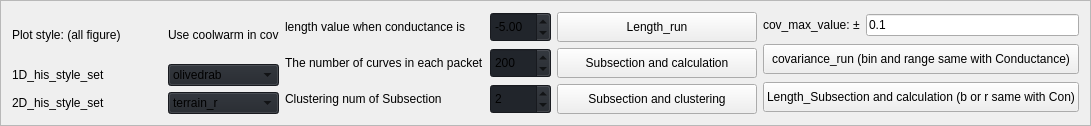
                          <widget class="QFrame" name="row_5">
                           <property name="minimumSize">
                            <size>
                             <width>60</width>
                             <height>30</height>
                            </size>
                           </property>
                           <property name="frameShape">
                            <enum>QFrame::StyledPanel</enum>
                           </property>
                           <property name="frameShadow">
                            <enum>QFrame::Raised</enum>
                           </property>
                           <layout class="QHBoxLayout" name="horizontalLayout_14">
                            <item>
                             <layout class="QGridLayout" name="gridLayout_9">
                              <property name="horizontalSpacing">
                               <number>6</number>
                              </property>
                              <item row="3" column="0">
                               <widget class="QLabel" name="label_19">
                                <property name="text">
                                 <string>2D_his_style_set</string>
                                </property>
                               </widget>
                              </item>
                              <item row="1" column="0">
                               <widget class="QLabel" name="label_21">
                                <property name="minimumSize">
                                 <size>
                                  <width>150</width>
                                  <height>0</height>
                                 </size>
                                </property>
                                <property name="maximumSize">
                                 <size>
                                  <width>150</width>
                                  <height>16777215</height>
                                 </size>
                                </property>
                                <property name="text">
                                 <string>1D_his_style_set</string>
                                </property>
                               </widget>
                              </item>
                              <item row="1" column="1">
                               <widget class="QComboBox" name="color_style_1d">
                                <property name="cursor">
                                 <cursorShape>PointingHandCursor</cursorShape>
                                </property>
                                <property name="styleSheet">
                                 <string notr="true">background-color: rgb(33, 37, 43);</string>
                                </property>
                                <item>
                                 <property name="text">
                                  <string>olivedrab</string>
                                 </property>
                                </item>
                                <item>
                                 <property name="text">
                                  <string>mediumpurple</string>
                                 </property>
                                </item>
                                <item>
                                 <property name="text">
                                  <string>orchid</string>
                                 </property>
                                </item>
                                <item>
                                 <property name="text">
                                  <string>lightslategray</string>
                                 </property>
                                </item>
                                <item>
                                 <property name="text">
                                  <string>chocolate</string>
                                 </property>
                                </item>
                                <item>
                                 <property name="text">
                                  <string>palegreen</string>
                                 </property>
                                </item>
                                <item>
                                 <property name="text">
                                  <string>darkgoldenrod</string>
                                 </property>
                                </item>
                                <item>
                                 <property name="text">
                                  <string>darkgoldenrod</string>
                                 </property>
                                </item>
                                <item>
                                 <property name="text">
                                  <string>antiquewhite</string>
                                 </property>
                                </item>
                                <item>
                                 <property name="text">
                                  <string>darkslategrey</string>
                                 </property>
                                </item>
                                <item>
                                 <property name="text">
                                  <string>antiquewhite</string>
                                 </property>
                                </item>
                                <item>
                                 <property name="text">
                                  <string>slategrey</string>
                                 </property>
                                </item>
                                <item>
                                 <property name="text">
                                  <string>lightsteelblue</string>
                                 </property>
                                </item>
                                <item>
                                 <property name="text">
                                  <string>violet</string>
                                 </property>
                                </item>
                                <item>
                                 <property name="text">
                                  <string>Green</string>
                                 </property>
                                </item>
                                <item>
                                 <property name="text">
                                  <string>Gray</string>
                                 </property>
                                </item>
                                <item>
                                 <property name="text">
                                  <string>Blue</string>
                                 </property>
                                </item>
                                <item>
                                 <property name="text">
                                  <string>Red</string>
                                 </property>
                                </item>
                                <item>
                                 <property name="text">
                                  <string>Orange</string>
                                 </property>
                                </item>
                                <item>
                                 <property name="text">
                                  <string>Purple</string>
                                 </property>
                                </item>
                               </widget>
                              </item>
                              <item row="3" column="1">
                               <widget class="QComboBox" name="color_style_2d">
                                <property name="cursor">
                                 <cursorShape>PointingHandCursor</cursorShape>
                                </property>
                                <property name="styleSheet">
                                 <string notr="true">background-color: rgb(33, 37, 43);</string>
                                </property>
                                <item>
                                 <property name="text">
                                  <string>terrain_r</string>
                                 </property>
                                </item>
                                <item>
                                 <property name="text">
                                  <string>gnuplot</string>
                                 </property>
                                </item>
                                <item>
                                 <property name="text">
                                  <string>jet</string>
                                 </property>
                                </item>
                                <item>
                                 <property name="text">
                                  <string>gray_r</string>
                                 </property>
                                </item>
                                <item>
                                 <property name="text">
                                  <string>afmhot</string>
                                 </property>
                                </item>
                                <item>
                                 <property name="text">
                                  <string>magma</string>
                                 </property>
                                </item>
                                <item>
                                 <property name="text">
                                  <string>viridis</string>
                                 </property>
                                </item>
                                <item>
                                 <property name="text">
                                  <string>coolwarm</string>
                                 </property>
                                </item>
                                <item>
                                 <property name="text">
                                  <string>ocean_r</string>
                                 </property>
                                </item>
                                <item>
                                 <property name="text">
                                  <string>PRGn</string>
                                 </property>
                                </item>
                                <item>
                                 <property name="text">
                                  <string>hot</string>
                                 </property>
                                </item>
                                <item>
                                 <property name="text">
                                  <string>cividis</string>
                                 </property>
                                </item>
                                <item>
                                 <property name="text">
                                  <string>plasma</string>
                                 </property>
                                </item>
                                <item>
                                 <property name="text">
                                  <string>flag</string>
                                 </property>
                                </item>
                                <item>
                                 <property name="text">
                                  <string>twilight</string>
                                 </property>
                                </item>
                                <item>
                                 <property name="text">
                                  <string>tab20c</string>
                                 </property>
                                </item>
                                <item>
                                 <property name="text">
                                  <string>hsv</string>
                                 </property>
                                </item>
                                <item>
                                 <property name="text">
                                  <string>gnuplot2</string>
                                 </property>
                                </item>
                                <item>
                                 <property name="text">
                                  <string>inferno</string>
                                 </property>
                                </item>
                                <item>
                                 <property name="text">
                                  <string>cool</string>
                                 </property>
                                </item>
                                <item>
                                 <property name="text">
                                  <string>spring</string>
                                 </property>
                                </item>
                                <item>
                                 <property name="text">
                                  <string>Accent</string>
                                 </property>
                                </item>
                                <item>
                                 <property name="text">
                                  <string>Blues</string>
                                 </property>
                                </item>
                                <item>
                                 <property name="text">
                                  <string>BrBG</string>
                                 </property>
                                </item>
                                <item>
                                 <property name="text">
                                  <string>BuGn</string>
                                 </property>
                                </item>
                                <item>
                                 <property name="text">
                                  <string>BuPu</string>
                                 </property>
                                </item>
                                <item>
                                 <property name="text">
                                  <string>CMRmap</string>
                                 </property>
                                </item>
                                <item>
                                 <property name="text">
                                  <string>Dark2</string>
                                 </property>
                                </item>
                                <item>
                                 <property name="text">
                                  <string>GnBu</string>
                                 </property>
                                </item>
                                <item>
                                 <property name="text">
                                  <string>Greens</string>
                                 </property>
                                </item>
                                <item>
                                 <property name="text">
                                  <string>Greys</string>
                                 </property>
                                </item>
                                <item>
                                 <property name="text">
                                  <string>OrRd</string>
                                 </property>
                                </item>
                                <item>
                                 <property name="text">
                                  <string>Oranges</string>
                                 </property>
                                </item>
                                <item>
                                 <property name="text">
                                  <string>Paired</string>
                                 </property>
                                </item>
                                <item>
                                 <property name="text">
                                  <string>Pastel1</string>
                                 </property>
                                </item>
                                <item>
                                 <property name="text">
                                  <string>Pastel2</string>
                                 </property>
                                </item>
                                <item>
                                 <property name="text">
                                  <string>PiYG</string>
                                 </property>
                                </item>
                                <item>
                                 <property name="text">
                                  <string>PuBuGn</string>
                                 </property>
                                </item>
                                <item>
                                 <property name="text">
                                  <string>PuOr</string>
                                 </property>
                                </item>
                                <item>
                                 <property name="text">
                                  <string>PuRd</string>
                                 </property>
                                </item>
                                <item>
                                 <property name="text">
                                  <string>Purples</string>
                                 </property>
                                </item>
                                <item>
                                 <property name="text">
                                  <string>RdBu</string>
                                 </property>
                                </item>
                                <item>
                                 <property name="text">
                                  <string>RdGy</string>
                                 </property>
                                </item>
                                <item>
                                 <property name="text">
                                  <string>RdPu</string>
                                 </property>
                                </item>
                                <item>
                                 <property name="text">
                                  <string>RdYlBu</string>
                                 </property>
                                </item>
                                <item>
                                 <property name="text">
                                  <string>RdYlGn</string>
                                 </property>
                                </item>
                                <item>
                                 <property name="text">
                                  <string>Reds</string>
                                 </property>
                                </item>
                                <item>
                                 <property name="text">
                                  <string>Set1</string>
                                 </property>
                                </item>
                                <item>
                                 <property name="text">
                                  <string>Set2</string>
                                 </property>
                                </item>
                                <item>
                                 <property name="text">
                                  <string>Set3</string>
                                 </property>
                                </item>
                                <item>
                                 <property name="text">
                                  <string>Spectral</string>
                                 </property>
                                </item>
                                <item>
                                 <property name="text">
                                  <string>Wistia</string>
                                 </property>
                                </item>
                                <item>
                                 <property name="text">
                                  <string>YlGn</string>
                                 </property>
                                </item>
                                <item>
                                 <property name="text">
                                  <string>YlGnBu</string>
                                 </property>
                                </item>
                                <item>
                                 <property name="text">
                                  <string>YlOrBr</string>
                                 </property>
                                </item>
                                <item>
                                 <property name="text">
                                  <string>YlOrRd</string>
                                 </property>
                                </item>
                                <item>
                                 <property name="text">
                                  <string>autumn</string>
                                 </property>
                                </item>
                                <item>
                                 <property name="text">
                                  <string>binary</string>
                                 </property>
                                </item>
                                <item>
                                 <property name="text">
                                  <string>bone</string>
                                 </property>
                                </item>
                                <item>
                                 <property name="text">
                                  <string>brg</string>
                                 </property>
                                </item>
                                <item>
                                 <property name="text">
                                  <string>bwr</string>
                                 </property>
                                </item>
                                <item>
                                 <property name="text">
                                  <string>cividis</string>
                                 </property>
                                </item>
                                <item>
                                 <property name="text">
                                  <string>cool</string>
                                 </property>
                                </item>
                               </widget>
                              </item>
                              <item row="0" column="0">
                               <widget class="QLabel" name="label_12">
                                <property name="text">
                                 <string>Plot style: (all figure)</string>
                                </property>
                               </widget>
                              </item>
                              <item row="0" column="1">
                               <widget class="QLabel" name="label_20">
                                <property name="text">
                                 <string>Use coolwarm in cov</string>
                                </property>
                               </widget>
                              </item>
                             </layout>
                            </item>
                            <item>
                             <layout class="QGridLayout" name="gridLayout_16">
                              <item row="1" column="0">
                               <widget class="QLabel" name="label_16">
                                <property name="minimumSize">
                                 <size>
                                  <width>60</width>
                                  <height>30</height>
                                 </size>
                                </property>
                                <property name="text">
                                 <string>The number of curves in each packet</string>
                                </property>
                               </widget>
                              </item>
                              <item row="3" column="1">
                               <widget class="QSpinBox" name="spinBox_2">
                                <property name="minimumSize">
                                 <size>
                                  <width>60</width>
                                  <height>30</height>
                                 </size>
                                </property>
                                <property name="styleSheet">
                                 <string notr="true">background-color: rgb(33, 37, 43);</string>
                                </property>
                                <property name="minimum">
                                 <number>1</number>
                                </property>
                                <property name="value">
                                 <number>2</number>
                                </property>
                               </widget>
                              </item>
                              <item row="3" column="0">
                               <widget class="QLabel" name="label_15">
                                <property name="minimumSize">
                                 <size>
                                  <width>60</width>
                                  <height>30</height>
                                 </size>
                                </property>
                                <property name="text">
                                 <string>Clustering num of Subsection</string>
                                </property>
                               </widget>
                              </item>
                              <item row="1" column="1">
                               <widget class="QSpinBox" name="spinBox_3">
                                <property name="minimumSize">
                                 <size>
                                  <width>60</width>
                                  <height>30</height>
                                 </size>
                                </property>
                                <property name="styleSheet">
                                 <string notr="true">background-color: rgb(33, 37, 43);</string>
                                </property>
                                <property name="maximum">
                                 <number>99999</number>
                                </property>
                                <property name="value">
                                 <number>200</number>
                                </property>
                               </widget>
                              </item>
                              <item row="0" column="0">
                               <widget class="QLabel" name="label_18">
                                <property name="text">
                                 <string>length value when conductance is</string>
                                </property>
                               </widget>
                              </item>
                              <item row="3" column="2">
                               <widget class="QPushButton" name="div_clu_pushButton">
                                <property name="minimumSize">
                                 <size>
                                  <width>60</width>
                                  <height>30</height>
                                 </size>
                                </property>
                                <property name="cursor">
                                 <cursorShape>PointingHandCursor</cursorShape>
                                </property>
                                <property name="text">
                                 <string>Subsection and clustering</string>
                                </property>
                               </widget>
                              </item>
                              <item row="1" column="2">
                               <widget class="QPushButton" name="divide_pushButton">
                                <property name="minimumSize">
                                 <size>
                                  <width>200</width>
                                  <height>30</height>
                                 </size>
                                </property>
                                <property name="cursor">
                                 <cursorShape>PointingHandCursor</cursorShape>
                                </property>
                                <property name="text">
                                 <string>Subsection and calculation</string>
                                </property>
                               </widget>
                              </item>
                              <item row="0" column="1">
                               <widget class="QDoubleSpinBox" name="doubleSpinBox">
                                <property name="minimumSize">
                                 <size>
                                  <width>0</width>
                                  <height>30</height>
                                 </size>
                                </property>
                                <property name="styleSheet">
                                 <string notr="true">background-color: rgb(33, 37, 43);</string>
                                </property>
                                <property name="minimum">
                                 <double>-9.000000000000000</double>
                                </property>
                                <property name="maximum">
                                 <double>1.000000000000000</double>
                                </property>
                                <property name="singleStep">
                                 <double>0.010000000000000</double>
                                </property>
                                <property name="value">
                                 <double>-5.000000000000000</double>
                                </property>
                               </widget>
                              </item>
                              <item row="0" column="2">
                               <widget class="QPushButton" name="peak_pushButton">
                                <property name="minimumSize">
                                 <size>
                                  <width>80</width>
                                  <height>30</height>
                                 </size>
                                </property>
                                <property name="cursor">
                                 <cursorShape>PointingHandCursor</cursorShape>
                                </property>
                                <property name="text">
                                 <string>Length_run</string>
                                </property>
                               </widget>
                              </item>
                             </layout>
                            </item>
                            <item>
                             <layout class="QGridLayout" name="gridLayout_12">
                              <item row="1" column="0">
                               <widget class="QPushButton" name="run_cov_pushButton">
                                <property name="minimumSize">
                                 <size>
                                  <width>80</width>
                                  <height>30</height>
                                 </size>
                                </property>
                                <property name="cursor">
                                 <cursorShape>PointingHandCursor</cursorShape>
                                </property>
                                <property name="text">
                                 <string>covariance_run (bin and range same with Conductance)</string>
                                </property>
                               </widget>
                              </item>
                              <item row="2" column="0">
                               <widget class="QPushButton" name="Peak_Subsection">
                                <property name="minimumSize">
                                 <size>
                                  <width>80</width>
                                  <height>30</height>
                                 </size>
                                </property>
                                <property name="cursor">
                                 <cursorShape>PointingHandCursor</cursorShape>
                                </property>
                                <property name="text">
                                 <string>Length_Subsection and calculation (b or r same with Con)</string>
                                </property>
                               </widget>
                              </item>
                              <item row="0" column="0">
                               <layout class="QHBoxLayout" name="horizontalLayout_17">
                                <item>
                                 <widget class="QLabel" name="label_13">
                                  <property name="text">
                                   <string>cov_max_value: ±</string>
                                  </property>
                                 </widget>
                                </item>
                                <item>
                                 <widget class="QLineEdit" name="lineEdit_20">
                                  <property name="text">
                                   <string>0.1</string>
                                  </property>
                                 </widget>
                                </item>
                               </layout>
                              </item>
                             </layout>
                            </item>
                           </layout>
                          </widget>
